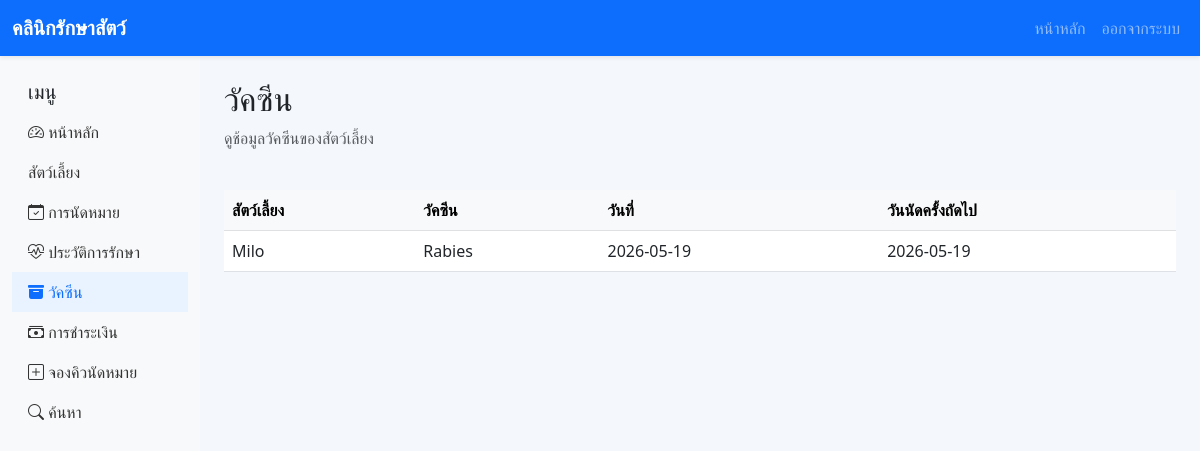
Page /vaccines (signed in) on the committed database.
### models/vaccine.py (models this page shows)
class Vaccine(db.Model):
    __tablename__ = 'vaccines'
    id = db.Column(db.Integer, primary_key=True)
    pet_id = db.Column(db.Integer, db.ForeignKey('pets.id'), nullable=False)
    vaccine_name = db.Column(db.String(120), nullable=False)
    vaccine_date = db.Column(db.Date, nullable=False)
    next_due_date = db.Column(db.Date, nullable=True)

### models/pet.py (models this page shows)
class Pet(db.Model):
    __tablename__ = 'pets'
    id = db.Column(db.Integer, primary_key=True)
    owner_id = db.Column(db.Integer, db.ForeignKey('users.id'), nullable=False)
    pet_name = db.Column(db.String(120), nullable=False)
    species = db.Column(db.String(80), nullable=False)
    breed = db.Column(db.String(100), nullable=True)
    age = db.Column(db.Integer, nullable=True)
    gender = db.Column(db.String(20), nullable=True)
    weight = db.Column(db.Float, nullable=True)
    image = db.Column(db.String(200), nullable=True)
    appointments = db.relationship('Appointment', backref='pet', lazy=True)
    vaccines = db.relationship('Vaccine', backref='pet', lazy=True)

### routes/user.py (the view)
@user_bp.route('/vaccines')
@login_required
def vaccines():
    vaccines = Vaccine.query.join(Pet).filter(Pet.owner_id == current_user.id).order_by(Vaccine.vaccine_date.desc()).all()
    return render_template('vaccines.html', vaccines=vaccines)

### models/user.py (called while the page is built)
    def is_admin(self):
        return self.role == 'admin'

### templates/vaccines.html (shortened to what this page needs)
{% extends 'base.html' %}
{% block content %}
<div class="d-flex justify-content-between align-items-center mb-4">
    <div>
        <h2>วัคซีน</h2>
        <p class="text-muted">ดูช้อมูลวัคซีนของสัตว์เลี้ยง</p>
    </div>
</div>
<div class="table-responsive">
    <table class="table table-hover align-middle">
        <thead class="table-light">
            <tr>
                <th>สัตว์เลี้ยง</th>
                <th>วัคซีน</th>
                <th>วันที่</th>
                <th>วันนัดครั้งถัดไป</th>
            </tr>
        </thead>
        <tbody>
            {% for vaccine in vaccines %}
            <tr>
                <td>{{ vaccine.pet.pet_name }}</td>
                <td>{{ vaccine.vaccine_name }}</td>
                <td>{{ vaccine.vaccine_date }}</td>
                <td>{{ vaccine.next_due_date or '-' }}</td>
            </tr>
            {% else %}
            <tr><td colspan="4" class="text-center">ไม่มีบันทึกวัคซีน</td></tr>
            {% endfor %}
        </tbody>
    </table>
</div>
{% endblock %}

### static/css/style.css (style rules this page uses)
body { background: #f4f7fb; min-height: 100vh; }
.table td, .table th { vertical-align: middle; }

### rows in the picture
Vaccine: pet.pet_name "Milo", vaccine_name "Rabies", vaccine_date "2026-05-19", next_due_date "2026-05-19"
